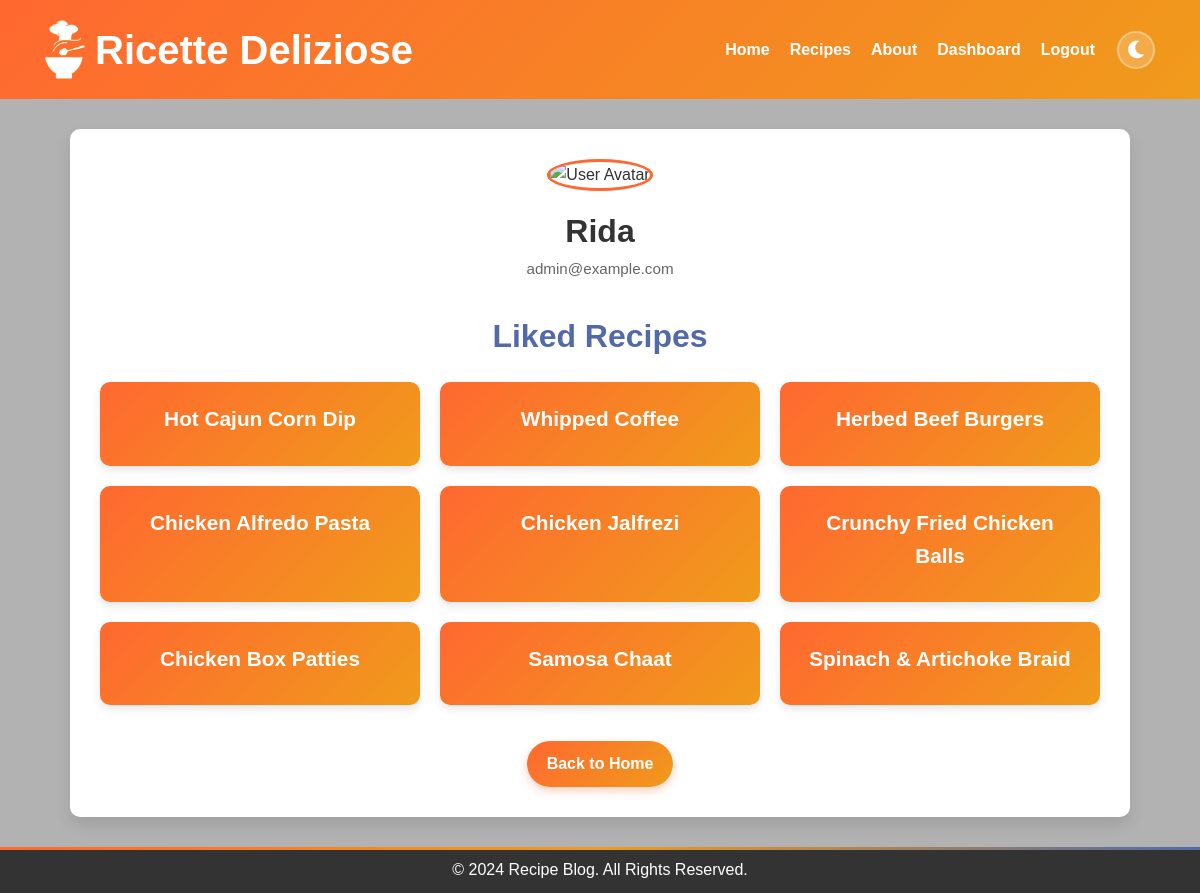
The app's page /profile (signed in) with its own data.
### model.py (models this page shows, shortened)
class User(db.Model):
    id = db.Column(db.Integer, primary_key=True)
    username = db.Column(db.String(100), nullable=False)
    email = db.Column(db.String(100), unique=True, nullable=False)
    password = db.Column(db.String(100), nullable=False)
    created_at = db.Column(db.DateTime, default=datetime.utcnow)
    is_admin = db.Column(db.Boolean, default=False)
    liked_recipes = db.relationship('Recipe', secondary=user_likes, backref='liked_by', lazy='select')

class Recipe(db.Model):
    id = db.Column(db.Integer, primary_key=True)
    title = db.Column(db.String(100), nullable=False)
    description = db.Column(db.Text, nullable=False)
    instructions = db.Column(db.Text, nullable=False)
    image = db.Column(db.String(100), nullable=True)
    created_at = db.Column(db.DateTime, default=datetime.utcnow)
    category_id = db.Column(db.Integer, db.ForeignKey('category.id'), nullable=False)
    ingredients = db.relationship('Ingredient', secondary=recipe_ingredient, backref='recipes')
    category = db.relationship('Category', backref=db.backref('recipes', lazy=True))

### app.py (the view)
@app.route('/profile')
def profile():
    if 'user_id' not in session:
        return redirect(url_for('login'))
    user = user_repository.get_user_by_id(session['user_id'])
    if not user:
        session.pop('user_id', None)
        return redirect(url_for('login'))
    liked_recipes = user_repository.get_liked_recipes(session['user_id'])
    return render_template(
        'profile.html',
        username=user.username,
        email=user.email,
        liked_recipes=liked_recipes
    )

### repositories.py (called while the page is built)
    def get_user_by_id(self, user_id):
        return db.session.get(User, user_id)

    def get_liked_recipes(self, user_id):
        user = self.get_user_by_id(user_id)
        if user:
            return user.liked_recipes
        return []

### templates/profile.html (shortened to what this page needs)
<!DOCTYPE html>
<html lang="en">
<head>
    <link href="https://cdnjs.cloudflare.com/ajax/libs/font-awesome/5.15.4/css/all.min.css" rel="stylesheet">
    <link rel="stylesheet" href="{{ url_for('static', filename='css/theme.css') }}">
    <link rel="stylesheet" href="{{ url_for('static', filename='css/profile.css') }}">
</head>
<body>
    <header>
        <div class="container">
            <div class="logo-title">
                <img src="{{ url_for('static', filename='images/logo.png') }}" alt="Logo" class="logo" width="40"
                    height="59">
                <h1>Ricette Deliziose</h1>
            </div>
            <nav>
                <a href="{{ url_for('home') }}">Home</a>
                <a href="{{ url_for('recipe') }}">Recipes</a>
                <a href="{{ url_for('about') }}">About</a>
                {% if 'user_id' in session %}
                {% if session['is_admin'] %}
                <a href="{{ url_for('admin_dashboard') }}">Dashboard</a>
                <a href="{{ url_for('logout') }}">Logout</a>
                {% else %}
                <a href="{{ url_for('contact') }}">Contact</a>
                <a href="{{ url_for('logout') }}">Logout</a>
                {% endif %}
                {% else %}
                <a href="{{ url_for('login') }}">Login</a>
                {% endif %}
                <button class="theme-toggle" id="theme-toggle-btn" aria-label="Toggle Theme">
                    <i class="fas fa-moon"></i>
                </button>
            </nav>
        </div>
    </header>
    <main>
        <div class="profile-container">
            <div class="profile-card">
                <img src="{{ url_for('static', filename='images/user-avatar.png') }}" alt="User Avatar">
                <h2>{{ username }}</h2>
                <p class="email">{{ email }}</p>
            </div>
            <section class="liked-recipes">
                <h3>Liked Recipes</h3>
                {% if liked_recipes %}
                <ul class="recipe-list">
                    {% for recipe in liked_recipes %}
                    <li class="recipe-item">
                        <a href="{{ url_for('recipe_details', recipe_id=recipe.id) }}">{{ recipe.title }}</a>
                    </li>
                    {% endfor %}
                </ul>
                {% else %}
                <p class="no-recipes">You haven't liked any recipes yet.</p>
                {% endif %}
            </section>
            <a href="{{ url_for('home') }}" class="btn">Back to Home</a>
        </div>
    </main>
    <footer>
        <p>&copy; 2024 Recipe Blog. All Rights Reserved.</p>
    </footer>
</body>
</html>

### static/css/theme.css (style rules this page uses)
:root { --bg-primary: #ffffff; --bg-secondary: #f9f9f9; --bg-card: #ffffff; --bg-overlay: linear-gradient(rgba(0, 0, 0, 0.3), rgba(0, 0, 0, 0.3)); --text-primary: #333333; --text-secondary: #666666; --text-muted: #888888; --border-color: #e0e0e0; --shadow-color: rgba(0, 0, 0, 0.1); --shadow-heavy: rgba(0, 0, 0, 0.15); --header-gradient: linear-gradient(135deg, #FF6830, #f09b1b); --accent-gradient: linear-gradient(90deg, #FF6830, #f09b1b, #526ba7); --btn-gradient: linear-gradient(135deg, #FF6830, #f09b1b); --btn-gradient-hover: linear-gradient(135deg, #e55a28, #d88a17); --accent-orange: #FF6830; --accent-gold: #f09b1b; --accent-blue: #526ba7; --accent-blue-dark: #1d365e; --input-bg: #fafafa; --input-border: #e0e0e0; --input-focus-border: #f09b1b; --input-focus-shadow: rgba(240, 155, 27, 0.15); --footer-bg: #333333; --footer-text: #ffffff; --table-header-bg: #526ba7; --table-even-row: #f3f3f3; --table-hover-row: #f0d8b3; --table-border: #ccc; --alert-success-bg: #d4edda; --alert-success-border: #28a745; --alert-success-text: #155724; --alert-danger-bg: #f8d7da; --alert-danger-border: #dc3545; --alert-danger-text: #721c24; --alert-warning-bg: #fff3cd; --alert-warning-border: #ffc107; --alert-warning-text: #856404; --alert-info-bg: #d1ecf1; --alert-info-border: #17a2b8; --alert-info-text: #0c5460; --toggle-bg: rgba(255, 255, 255, 0.2); --toggle-hover-bg: rgba(255, 255, 255, 0.35); --theme-transition: background-color 0.35s ease, color 0.35s ease, border-color 0.35s ease, box-shadow 0.35s ease; }
body, header, footer, main, .recipe-card, .recipe-item, .profile-container, .form-container, .auth-card, .about-section, .dashboard-container, #contact-form, .recipe-detail-container, table, th, td, input, textarea, select { transition: var(--theme-transition); }
.theme-toggle { background: var(--toggle-bg); border: 2px solid rgba(255, 255, 255, 0.3); color: white; width: 38px; height: 38px; border-radius: 50%; cursor: pointer; display: flex; align-items: center; justify-content: center; font-size: 1.1rem; transition: all 0.3s cubic-bezier(0.175, 0.885, 0.32, 1.275); margin-left: 12px; flex-shrink: 0; }
.theme-toggle .fa-moon { display: inline-block; }
footer { position: relative; }
footer::before { content: ''; position: absolute; top: 0; left: 0; right: 0; height: 3px; background: var(--accent-gradient); }

### records on screen
User: username "Rida", email "admin@example.com"
Recipe: title "Hot Cajun Corn Dip"
Recipe: title "Whipped Coffee"
Recipe: title "Herbed Beef Burgers"
Recipe: title "Chicken Alfredo Pasta"
Recipe: title "Chicken Jalfrezi"
Recipe: title "Crunchy Fried Chicken Balls"
Recipe: title "Chicken Box Patties"
Recipe: title "Samosa Chaat"
Recipe: title "Spinach & Artichoke Braid"
